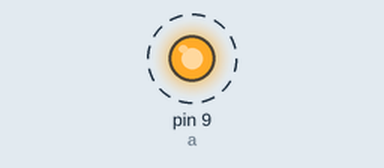
Recording of a sketch running on a simulated Arduino Uno, built with avr-gcc and run on an emulated ATmega328P. Parts: output pins drawn as LEDs (lit = HIGH). Dashed ring = blinking.

Above: at 0.5 s.
Timing chart, 0 to 4.6 s (numbered marks = the images above):
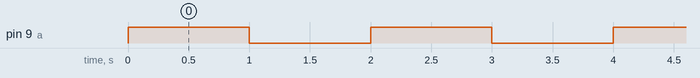

Measured:
- by itself, pin 9 (a): alternates HIGH for 1.0 s and LOW for 1.0 s

The sketch:

LED_nodemcu.ino
```cpp
// Neste caso não é necessário resistor, pois o nodemcu trabalha com 3.3v

int a = 9;

void setup() {
  pinMode(a, OUTPUT);
}

void loop() {
  digitalWrite(a, HIGH);
  delay(1000);
  digitalWrite(a, LOW);
  delay(1000);
}
```
